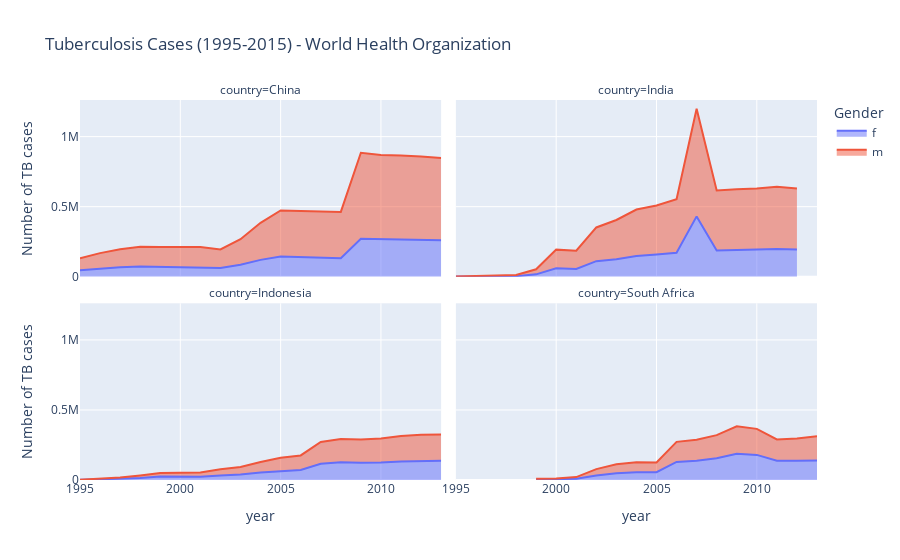

The code cell stored with this chart in its notebook:
### Code cell
fig = px.area(big4_df, x="year", y="sc", color="sex", facet_col = "country", facet_col_wrap = 2, 
              title="Tuberculosis Cases (1995-2015) - World Health Organization", 
              labels={"sc": "Number of TB cases", "sex": "Gender"})
fig.show()

### Figure 1 — Plotly figure (JSON) as saved in the notebook; plotly's stock layout.template omitted (floating-point values rounded to 4 significant figures)
{"data": [{"fillpattern": {"shape": ""}, "hovertemplate": "Gender=f<br>country=China<br>year=%{x}<br>Number of TB cases=%{y}<extra></extra>", "legendgroup": "f", "line": {"color": "#636efa"}, "marker": {"symbol": "circle"}, "mode": "lines", "name": "f", "orientation": "v", "showlegend": true, "stackgroup": "1", "type": "scatter", "x": [1995, 1996, 1997, 1998, 1999, 2000, 2001, 2002, 2003, 2004, 2005, 2006, 2007, 2008, 2009, 2010, 2011, 2012, 2013], "xaxis": "x3", "y": [46784, 59140, 67601, 72408, 70457, 70126, 69021, 62217, 84803, 120145, 144867, 141171, 136766, 132506, 270530, 268998, 263933, 265110, 261049], "yaxis": "y3"}, {"fillpattern": {"shape": ""}, "hovertemplate": "Gender=f<br>country=India<br>year=%{x}<br>Number of TB cases=%{y}<extra></extra>", "legendgroup": "f", "line": {"color": "#636efa"}, "marker": {"symbol": "circle"}, "mode": "lines", "name": "f", "orientation": "v", "showlegend": false, "stackgroup": "1", "type": "scatter", "x": [1995, 1996, 1997, 1998, 1999, 2000, 2001, 2002, 2003, 2004, 2005, 2006, 2007, 2008, 2009, 2010, 2011, 2012], "xaxis": "x4", "y": [550, 1861, 2497, 4007, 16741, 60607, 55456, 110780, 125255, 147527, 158597, 170252, 430522, 187605, 189927, 193400, 198109, 194193], "yaxis": "y4"}, {"fillpattern": {"shape": ""}, "hovertemplate": "Gender=f<br>country=Indonesia<br>year=%{x}<br>Number of TB cases=%{y}<extra></extra>", "legendgroup": "f", "line": {"color": "#636efa"}, "marker": {"symbol": "circle"}, "mode": "lines", "name": "f", "orientation": "v", "showlegend": false, "stackgroup": "1", "type": "scatter", "x": [1995, 1996, 1997, 1998, 1999, 2001, 2002, 2003, 2004, 2005, 2006, 2007, 2008, 2009, 2010, 2011, 2012, 2013], "xaxis": "x", "y": [1017, 4928, 7302, 13886, 25684, 23219, 32936, 38999, 54082, 65526, 71776, 115978, 126140, 123619, 125068, 132722, 136599, 136608], "yaxis": "y"}, {"fillpattern": {"shape": ""}, "hovertemplate": "Gender=f<br>country=South Africa<br>year=%{x}<br>Number of TB cases=%{y}<extra></extra>", "legendgroup": "f", "line": {"color": "#636efa"}, "marker": {"symbol": "circle"}, "mode": "lines", "name": "f", "orientation": "v", "showlegend": false, "stackgroup": "1", "type": "scatter", "x": [1999, 2000, 2001, 2002, 2003, 2004, 2005, 2006, 2007, 2008, 2009, 2010, 2011, 2012, 2013], "xaxis": "x2", "y": [3793, 4724, 8724, 32021, 48239, 55033, 55990, 129138, 136944, 154539, 187046, 179291, 137700, 137879, 138977], "yaxis": "y2"}, {"fillpattern": {"shape": ""}, "hovertemplate": "Gender=m<br>country=China<br>year=%{x}<br>Number of TB cases=%{y}<extra></extra>", "legendgroup": "m", "line": {"color": "#EF553B"}, "marker": {"symbol": "circle"}, "mode": "lines", "name": "m", "orientation": "v", "showlegend": true, "stackgroup": "1", "type": "scatter", "x": [1995, 1996, 1997, 1998, 1999, 2000, 2001, 2002, 2003, 2004, 2005, 2006, 2007, 2008, 2009, 2010, 2011, 2012, 2013], "xaxis": "x3", "y": [84410, 109130, 128294, 141996, 141801, 143640, 143745, 132755, 182477, 264741, 327852, 327120, 329111, 330090, 613947, 600094, 601126, 593751, 586127], "yaxis": "y3"}, {"fillpattern": {"shape": ""}, "hovertemplate": "Gender=m<br>country=India<br>year=%{x}<br>Number of TB cases=%{y}<extra></extra>", "legendgroup": "m", "line": {"color": "#EF553B"}, "marker": {"symbol": "circle"}, "mode": "lines", "name": "m", "orientation": "v", "showlegend": false, "stackgroup": "1", "type": "scatter", "x": [1995, 1996, 1997, 1998, 1999, 2000, 2001, 2002, 2003, 2004, 2005, 2006, 2007, 2008, 2009, 2010, 2011, 2012], "xaxis": "x4", "y": [1435, 4393, 5211, 8414, 36159, 132542, 129821, 240713, 279629, 332138, 349960, 383545, 767767, 427887, 434690, 436764, 444202, 435396], "yaxis": "y4"}, {"fillpattern": {"shape": ""}, "hovertemplate": "Gender=m<br>country=Indonesia<br>year=%{x}<br>Number of TB cases=%{y}<extra></extra>", "legendgroup": "m", "line": {"color": "#EF553B"}, "marker": {"symbol": "circle"}, "mode": "lines", "name": "m", "orientation": "v", "showlegend": false, "stackgroup": "1", "type": "scatter", "x": [1995, 1996, 1997, 1998, 1999, 2001, 2002, 2003, 2004, 2005, 2006, 2007, 2008, 2009, 2010, 2011, 2012, 2013], "xaxis": "x", "y": [1451, 6453, 10062, 18394, 23488, 30746, 43294, 53567, 74899, 93114, 103544, 155300, 166759, 165425, 171204, 180879, 186283, 188974], "yaxis": "y"}, {"fillpattern": {"shape": ""}, "hovertemplate": "Gender=m<br>country=South Africa<br>year=%{x}<br>Number of TB cases=%{y}<extra></extra>", "legendgroup": "m", "line": {"color": "#EF553B"}, "marker": {"symbol": "circle"}, "mode": "lines", "name": "m", "orientation": "v", "showlegend": false, "stackgroup": "1", "type": "scatter", "x": [1999, 2000, 2001, 2002, 2003, 2004, 2005, 2006, 2007, 2008, 2009, 2010, 2011, 2012, 2013], "xaxis": "x2", "y": [5828, 6766, 11820, 45446, 64769, 71235, 69470, 143024, 150029, 165487, 196728, 185701, 151411, 159117, 173403], "yaxis": "y2"}], "layout": {"annotations": [{"font": {}, "showarrow": false, "text": "country=Indonesia", "x": 0.245, "xanchor": "center", "xref": "paper", "y": 0.465, "yanchor": "bottom", "yref": "paper"}, {"font": {}, "showarrow": false, "text": "country=South Africa", "x": 0.755, "xanchor": "center", "xref": "paper", "y": 0.465, "yanchor": "bottom", "yref": "paper"}, {"font": {}, "showarrow": false, "text": "country=China", "x": 0.245, "xanchor": "center", "xref": "paper", "y": 1.0, "yanchor": "bottom", "yref": "paper"}, {"font": {}, "showarrow": false, "text": "country=India", "x": 0.755, "xanchor": "center", "xref": "paper", "y": 1.0, "yanchor": "bottom", "yref": "paper"}], "legend": {"title": {"text": "Gender"}, "tracegroupgap": 0}, "title": {"text": "Tuberculosis Cases (1995-2015) - World Health Organization"}, "xaxis": {"anchor": "y", "domain": [0, 0.49], "title": {"text": "year"}}, "xaxis2": {"anchor": "y2", "domain": [0.51, 1], "matches": "x", "title": {"text": "year"}}, "xaxis3": {"anchor": "y3", "domain": [0, 0.49], "matches": "x", "showticklabels": false}, "xaxis4": {"anchor": "y4", "domain": [0.51, 1], "matches": "x", "showticklabels": false}, "yaxis": {"anchor": "x", "domain": [0, 0.465], "title": {"text": "Number of TB cases"}}, "yaxis2": {"anchor": "x2", "domain": [0, 0.465], "matches": "y", "showticklabels": false}, "yaxis3": {"anchor": "x3", "domain": [0.535, 1.0], "matches": "y", "title": {"text": "Number of TB cases"}}, "yaxis4": {"anchor": "x4", "domain": [0.535, 1.0], "matches": "y", "showticklabels": false}}}
